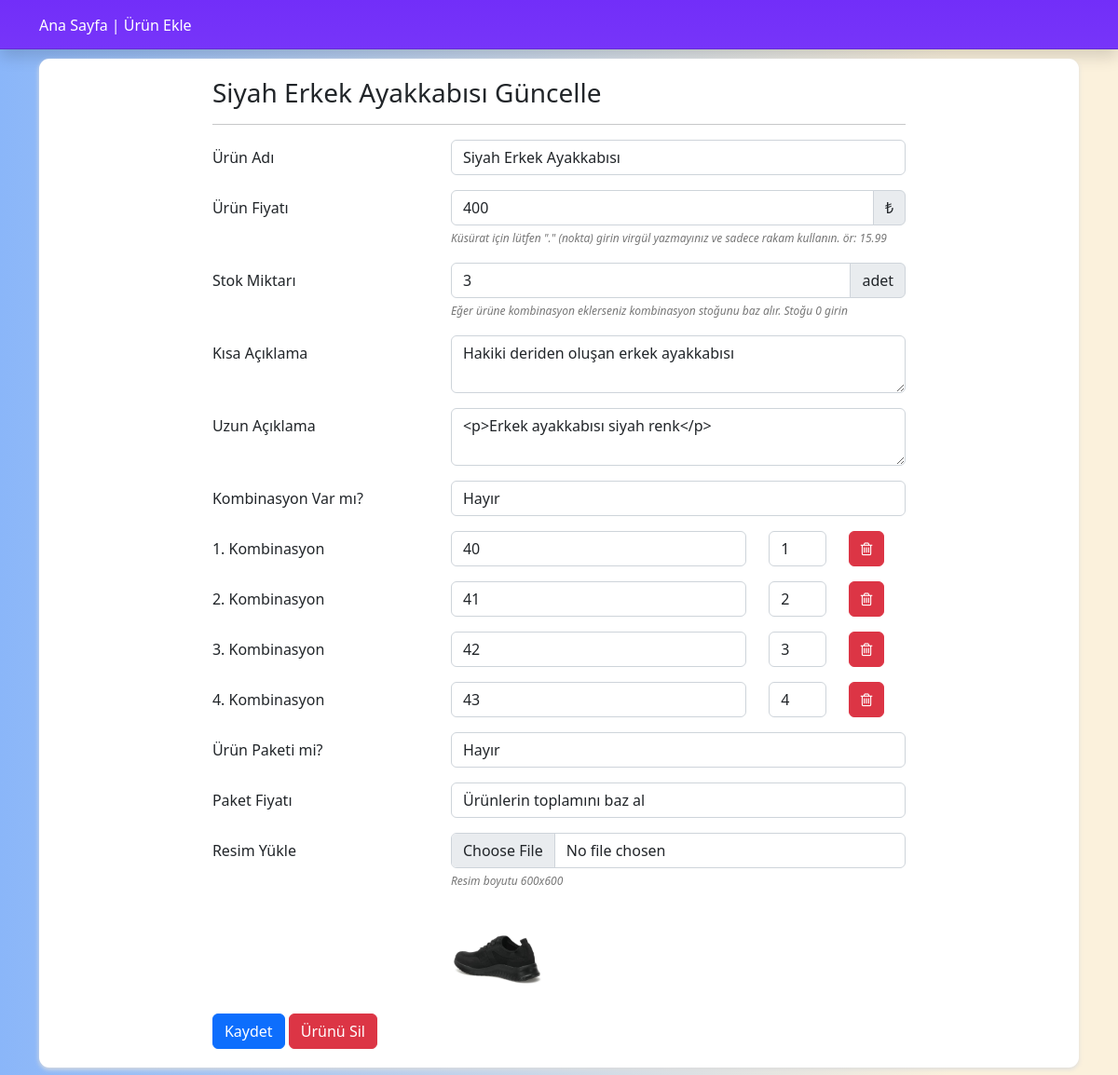
The page /addproduct.php?updateproduct=2 on the database its author committed.
### tables this page shows
CREATE TABLE `product` (
  `id_product` int(5) NOT NULL,
  `name` varchar(128) NOT NULL,
  `price` float NOT NULL,
  `description` text NOT NULL,
  `description_long` text NOT NULL,
  `bundle` varchar(128) DEFAULT NULL,
  `btotal` int(1) NOT NULL DEFAULT 0,
  `stock` int(5) NOT NULL,
  `date_add` datetime NOT NULL DEFAULT current_timestamp(),
  `date_upd` datetime NOT NULL DEFAULT current_timestamp()
);

CREATE TABLE `attirupe_grup` (
  `id_grup` int(5) NOT NULL,
  `value1` int(5) NOT NULL,
  `value2` int(5) DEFAULT 0,
  `value3` int(5) DEFAULT 0,
  `id_product` int(5) NOT NULL,
  `quantity` int(5) NOT NULL
);

CREATE TABLE `image` (
  `id_image` int(5) NOT NULL,
  `id_product` int(5) NOT NULL,
  `cover` int(1) NOT NULL DEFAULT 1
);

### controller/page.php (called while the page is built)
<?php
Class Page {
	public static function createPage($name, $title)
	{
		include('view/header.php');
		include('view/'.$name.'.php');
		include('view/footer.php');
	}
}

### controller/tools.php (called while the page is built, shortened)
<?php
Class Tools
{
	public static function isInt($value)
	{
		return ((string)(int)$value === (string)$value || $value === false);
	}
	public static function getValue($key, $default_value = false)
	{
		$ret = (isset($_POST[$key]) ? $_POST[$key] : (isset($_GET[$key]) ? $_GET[$key] : $default_value));
		if (is_string($ret) === true)
			$ret = urldecode(preg_replace('/((\%5C0+)|(\%00+))/i', '', urlencode($ret)));
		return !is_string($ret)? $ret : stripslashes($ret);
	}
	public static function getRow($table,  $where, $cloumn) {
		global $db;
		$datas = $db->query('SELECT * FROM '.$table.' WHERE '.$where.' LIMIT 1')->fetchAll();
		foreach ($datas as $data)
		{
			return $data[$cloumn];
		}
	}
	public static function getQuery($table,  $where) {
		global $db;
		return $db->query('SELECT * FROM '.$table.' WHERE '.$where.'')->fetchAll();
	}
}

### model/function.php (called while the page is built, shortened)
<?php
Class Functions
{
	public static function attirupeName($name)
	{
		if (Tools::isInt($name))
		{
			return Tools::getRow('attirupe_value', 'id_attirupe_value = '.(int)$name.'', 'value');
		}
	}
}

### view/editproduct.php (the view, shortened to what this page needs)
<?php
	$idProduct 	= Tools::getValue('updateproduct');
	$product 	= Tools::getQuery('product', 'id_product = '.(int)$idProduct.'');
	$images 	= Tools::getQuery('image', 'id_product = '.(int)$idProduct.'');
	$attirupes	= Tools::getQuery('attirupe', 'id_attirupe > 0');
	$attirupeG	= Tools::getQuery('attirupe_grup', 'id_product = '.(int)$idProduct.'');
	$productL	= Tools::getQuery('attirupe_grup ag INNER JOIN product p ON ag.id_product = p.id_product', 'ag.id_product > 0');
	function attirupeValue($id)
	{
		if (Tools::isInt($id))
		{
			return Tools::getQuery('attirupe_value', 'id_attirupe = '.(int)$id.'');
		}
	}
	foreach ($product as $p)
	{
		$name 				= $p['name'];
		$price 				= $p['price'];
		$description 		= $p['description'];
		$description_long 	= $p['description_long'];
		$stock 				= $p['stock'];
	}
$html = '
<div class="main">
<form action="" method="POST" enctype="multipart/form-data" class="addProductForm">
<h3>'.$name.' Güncelle</h3>
<hr />
  <div class="mb-3 row">
    <label for="productName" class="col-sm-4 col-form-label">Ürün Adı</label>
    <div class="col-sm-8">
      <input type="text" class="form-control" name="productName" value="'.$name.'" id="productName">
    </div>
  </div>
  <div class="mb-3 row">
    <label for="productPrice" class="col-sm-4 col-form-label">Ürün Fiyatı</label>
    <div class="col-sm-8">
		<div class="input-group">
		  <input type="text" name="productPrice" value="'.$price.'" class="form-control">
		  <span class="input-group-text" id="productPrice">₺</span>
		</div>
		<small>Küsürat için lütfen "." (nokta) girin virgül yazmayınız ve sadece rakam kullanın. ör: 15.99</small>
    </div>
  </div>
  <div class="mb-3 row">
    <label for="productQuantity" class="col-sm-4 col-form-label">Stok Miktarı</label>
    <div class="col-sm-8">
		<div class="input-group">
		  <input type="number" name="productQuantity" value="'.$stock.'" class="form-control" value="0">
		  <span class="input-group-text" id="productQuantity">adet</span>
		</div>
		<small>Eğer ürüne kombinasyon eklerseniz kombinasyon stoğunu baz alır. Stoğu 0 girin</small>
    </div>
  </div>
  <div class="mb-3 row">
    <label for="productDescShort" class="col-sm-4 col-form-label">Kısa Açıklama</label>
    <div class="col-sm-8">
      <textarea class="form-control" name="productDescShort">'.$description.'</textarea>
    </div>
  </div>
  <div class="mb-3 row">
    <label for="productDesc" class="col-sm-4 col-form-label">Uzun Açıklama</label>
    <div class="col-sm-8">
      <textarea class="form-control" id="editor" name="productDesc">'.$description_long.'</textarea>
    </div>
  </div>
  <div class="mb-3 row">
    <label for="attirupe" class="col-sm-4 col-form-label">Kombinasyon Var mı?</label>
    <div class="col-sm-8">
      <select name="attirupe" id="attirupe" class="form-control" onChange="addAttirupe(this)">
		<option value="0">Hayır</option>
		<option value="1">Evet</option>
	  </select>
    </div>
  </div>
  <div id="addAttirupeDiv" class="hideDiv">
	<div class="mb-3 row">
    <label for="attirupe" class="col-sm-4 col-form-label">Kombinasyonlar</label>
    <div class="col-sm-8"> <div class="row">';
      foreach ($attirupes as $at)
	  {
		  $html .= '<div class="col-sm-4"><input type="hidden" name="attirupeMain[]" value="'.$at['id_attirupe'].'" />';
		  $html .= '<h5>'.$at['attirupe_name'].'</h5>';
			foreach (attirupeValue($at['id_attirupe']) as $av)
			{
				$html .= '
					<div class="form-check">
					  <input class="form-check-input" name="attirupe'.$at['id_attirupe'].'[]" type="checkbox" value="'.$av['id_attirupe_value'].'" id="attirupe">
					  <label class="form-check-label" for="flexCheckDefault">
						'.$av['value'].'
					  </label>
					</div>
				';
			}
		  $html .= '</div>';
	  }
$html .= '<button type="submit" name="addAttirupeNew" value="1" class="btn btn-success">Kombinasyon Oluştur</button></div></div>
  </div>
  </div>
';
$i = 1;
foreach ($attirupeG as $ag)
{
	$name = '';
	if ($ag['value1'])
		$name .= Functions::attirupeName($ag['value1']);
	$html .= '
	<div id="att'.$ag['id_grup'].'" class="mb-3 row">
		<label for="attirupe" class="col-sm-4 col-form-label">'.$i.'. Kombinasyon</label>
		<input type="hidden" name="attValue[]" value="'.$ag['id_grup'].'" />
		<div class="col-sm-8">
			<div class="row">
				<div class="col-sm-8 col-7"><span class="form-control">'.$name.'</span></div>
				<div class="col-sm-2 col-3"><input type="number" class="form-control" name="stock[]" value="'.$ag['quantity'].'" /></div>
				<div class="col-sm-1 col-2"><button type="button" class="btn btn-danger" onClick="deleteGrup('.$ag['id_grup'].')"><i class="fa fa-trash-o"></i></button></div>
			</div>
		</div>
	</div>
	';
$i++;
}
$html .= '
	<div class="mb-3 row">
    <label for="bundle" class="col-sm-4 col-form-label">Ürün Paketi mi?</label>
    <div class="col-sm-8">
      <select name="bundlee" id="bundles" class="form-control" onChange="addBundle(this)">
		<option value="0">Hayır</option>
		<option value="1">Evet</option>
	  </select>
    </div>
  </div>
  <div class="mb-3 row">
    <label for="totalprice" class="col-sm-4 col-form-label">Paket Fiyatı</label>
    <div class="col-sm-8">
      <select name="totalprice" id="totalprice" class="form-control">
		<option value="1">Ürünlerin toplamını baz al</option>
		<option value="0">Girilen fiyatı baz al</option>
	  </select>
    </div>
  </div>
  <div id="bundle" class="hideDiv">
	<div class="mb-3 row">
		<label for="bundle" class="col-sm-4 col-form-label">Ürün Ara</label>
		<div class="col-sm-8">
			<input id="searchProduct" class="form-control" type="text" placeholder="Ürün Ara">
		</div>
	</div>
	<table class="table table-striped">
	<thead>
		<tr>
		  <th scope="col">#</th>
		  <th scope="col">Ürün Adı</th>
		  <th scope="col">Kombinasyon</th>
		</tr>
	</thead>
  <tbody>';
  foreach ($productL as $pl)
  {
	  $html .= '<tr class="searchProduct">
		<td><input type="checkbox" name="bundle[]" value="'.$pl['id_grup'].'" /></td>
		<td>'.$pl['name'].'</td>
		<td>'.Functions::attirupeName($pl['value1']).' > '.Functions::attirupeName($pl['value2']).' '.Functions::attirupeName($pl['value3']).'</td>
	  </tr>';
  }
$html .= '</tbody></table></div>';
$html .= '
	<div class="mb-3 row">
	  <label for="formFile" class="col-sm-4 col-form-label">Resim Yükle</label>
		<div class="col-sm-8">
			<input class="form-control" type="file" name="imageUpload" id="formFile">
			<small>Resim boyutu 600x600 </small>
		</div>
	</div>
	<div class="mb-3 row">
		<label for="formFile" class="col-sm-4 col-form-label">&nbsp;</label>
		<div class="col-sm-8">';
		foreach ($images as $i)
		{
			$html .= '<img src="img/'.$i['id_image'].'.jpg" alt="Resim" class="productImages" />';
		}
$html .= '</div></div>
<button type="submit" name="editaProduct" value="1" class="btn btn-primary">Kaydet</button>
<button type="button" name="deleteProducts" onclick="deleteProduct('.$idProduct.')" class="btn btn-danger">Ürünü Sil</button>
</form>
</div>';
echo $html;
?>

### view/css/style.css (style rules this page uses)
:root { --navone: #722ef9; --navtwo: #7735f9; --bodyTop: #8ab6f9; --bodyBottom: #fbf1dc; --black: #000; --white: #fff; }
.main { background: var(--white);margin-top: 10px;border-radius: 11px;padding: 5px 5px;box-shadow: 0px 2px 5px #ddd;margin-bottom: 10px; }
form small { font-size:12px;font-style:italic;color:#777 }
.productImages { height:100px;width:auto; }
@media (min-width:768px) { .addProductForm { background: var(--white);width:70%;margin-left:15%;padding:15px;border-radius:5px; } }
@media (min-width:768px) { body { background: linear-gradient(90deg, var(--bodyTop), var(--bodyBottom) 85%);height: 100h } }

### rows shown on the page
product: name "Siyah Erkek Ayakkabısı", productName "Siyah Erkek Ayakkabısı", productPrice "400", productQuantity "3", productDescShort "Hakiki deriden oluşan erkek ayakkabısı", productDesc "<p>Erkek ayakkabısı siyah renk</p>"
attirupe_grup: name "40", quantity "1"
attirupe_grup: name "41", quantity "2"
attirupe_grup: name "42", quantity "3"
attirupe_grup: name "43", quantity "4"
